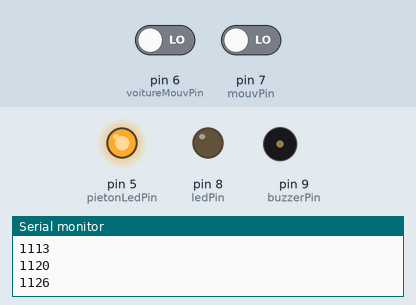
A sketch run on a simulated Arduino Uno, built with avr-gcc and run on an emulated ATmega328P. Parts: output pins drawn as LEDs (lit = HIGH), buzzer (waves = sounding), the last lines printed to the serial monitor. Inputs (shaded band) come from the test bench; at power-on: pin 7 (mouvPin) LOW, pin 6 (voitureMouvPin) LOW.

Above: at 1.2 s.
1.3 s: pin 7 (mouvPin) driven HIGH
2.8 s: pin 7 (mouvPin) driven LOW
At 10.15 s:
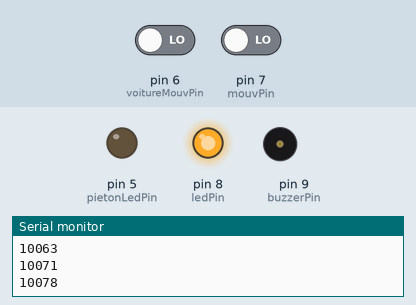
Timing chart, 0 to 10.3 s (numbered marks = the images above; inputs shaded):
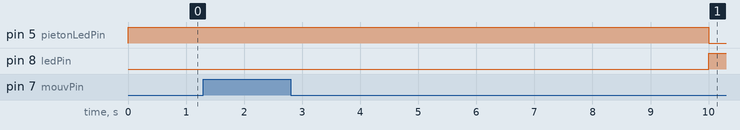

The sketch:

code_arduino.ino
```cpp
int ledPin = 8;
int pietonLedPin = 5;
int mouvPin = 7;
int buzzerPin = 9;
int voitureMouvPin = 6; // Ajout du capteur de mouvement pour les voitures
unsigned long debutPriorite = 0;

void setup() {
  pinMode(ledPin, OUTPUT);
  pinMode(pietonLedPin, OUTPUT);
  pinMode(mouvPin, INPUT);
  pinMode(buzzerPin, OUTPUT);
  pinMode(voitureMouvPin, INPUT); // Configurer le capteur de mouvement pour les voitures
  digitalWrite(ledPin, LOW);
  digitalWrite(pietonLedPin, LOW);
  noTone(buzzerPin);
  Serial.begin(9600); // Initialisation de la communication série
}

void loop() {
  unsigned long tempsActuel = millis();

  // Si le temps écoulé est inférieur à 10 secondes, priorité aux voitures
  if (tempsActuel - debutPriorite < 10000) {
    digitalWrite(ledPin, LOW); // LED éteinte
    digitalWrite(pietonLedPin, HIGH);
    noTone(buzzerPin); // Arrêt de l'alerte sonore

    if (digitalRead(mouvPin) == HIGH) {
      // Détection de mouvement de piéton
      tone(buzzerPin, 1000, 1000); // Émet un bip pour avertir les voitures
    }
  } else { // Après 10 secondes, priorité aux piétons
    digitalWrite(ledPin, HIGH); // LED allumée
    digitalWrite(pietonLedPin, LOW);
    noTone(buzzerPin); // Arrêt de l'alerte sonore

    if (digitalRead(mouvPin) == LOW) {
      if (digitalRead(voitureMouvPin) == HIGH) {
        // Détection de mouvement de voiture en l'absence de piéton
        digitalWrite(ledPin, LOW);
        tone(buzzerPin, 500, 1000); // Signal positif pour les voitures
      }
    }
  }

  if (tempsActuel - debutPriorite >= 20000) {
    debutPriorite = tempsActuel; // Réinitialisation du temps de priorité
  }

  Serial.println(tempsActuel); // Afficher tempsActuel dans le port série
}
```

Measured:
- after the input at 2.8 s, tone on pin 9 (buzzerPin): stays silent (without the input it goes to 1000 Hz after 3.7 s)
